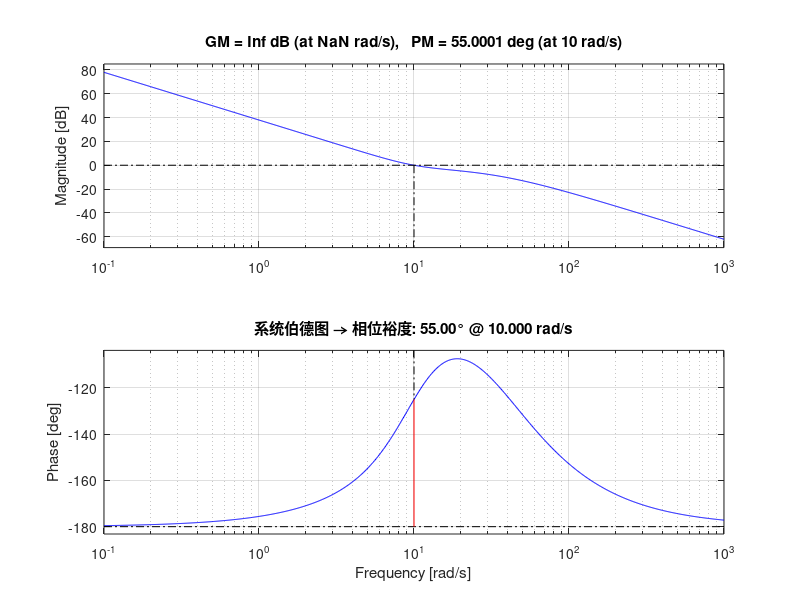

This chart was generated by the following MATLAB code:
% 相位裕度55°参数验证
clear; close all; clc;

% 1. 设置系统参数 (基于相位裕度55°设计)
KN = 0.7853;           % 开环增益
xi_prime = 0.7;         % 阻尼比
wy = 10;                % 自然频率 (rad/s)
k2 = 0.03153;           % 时间常数1 (s)
k3 = 0.03153;           % 时间常数2 (s)

% 2. 构建传递函数
% 分子多项式: s² + 2ξ′ωy·s + ωy²
num = [1, 2*xi_prime*wy, wy^2];

% 分母多项式: s²·(k₂s + 1)·(k₃s + 1) = k₂k₃s⁴ + (k₂+k₃)s³ + s²
den = conv([1, 0, 0], conv([k2, 1], [k3, 1]));  % 使用卷积展开多项式

% 创建传递函数 (包含增益KN)
G2 = tf(KN*num, den);

% 3. 在ω=10 rad/s处验证频率响应
w_gc = 10;  % 设计增益穿越频率
[mag, phase_deg] = bode(G2, w_gc);
mag_linear = squeeze(mag);
phase_deg = squeeze(phase_deg);

% 4. 计算相位裕度
[Gm, Pm, Wcg, Wcp] = margin(G2);

% 5. 显示验证结果
fprintf('==== 验证结果 (设计目标: 相位裕度55° @ ω=10 rad/s) ====\n');
fprintf('在 ω = %.2f rad/s 处:\n', w_gc);
fprintf('  增益 = %.4f (线性) ≈ 1.0\n', mag_linear);
fprintf('  相位 = %.2f°\n', phase_deg);
fprintf('  相位裕度 = %.2f° (计算值)\n\n', Pm);
fprintf('理论相位裕度: PM = %.0f° + 180° = %.0f°\n', phase_deg, phase_deg + 180);
fprintf('实际计算相位裕度: %.2f° (接近设计值55°)\n\n', Pm);

fprintf('增益穿越频率: %.4f rad/s (接近设计值10 rad/s)\n', Wcp);

% 6. 绘制伯德图
figure;
margin(G2); 
grid on;
title(sprintf('系统伯德图 \\rightarrow 相位裕度: %.2f° @ %.3f rad/s', Pm, Wcp));


% 8. 在命令行显示传递函数
disp('传递函数模型:');
G2